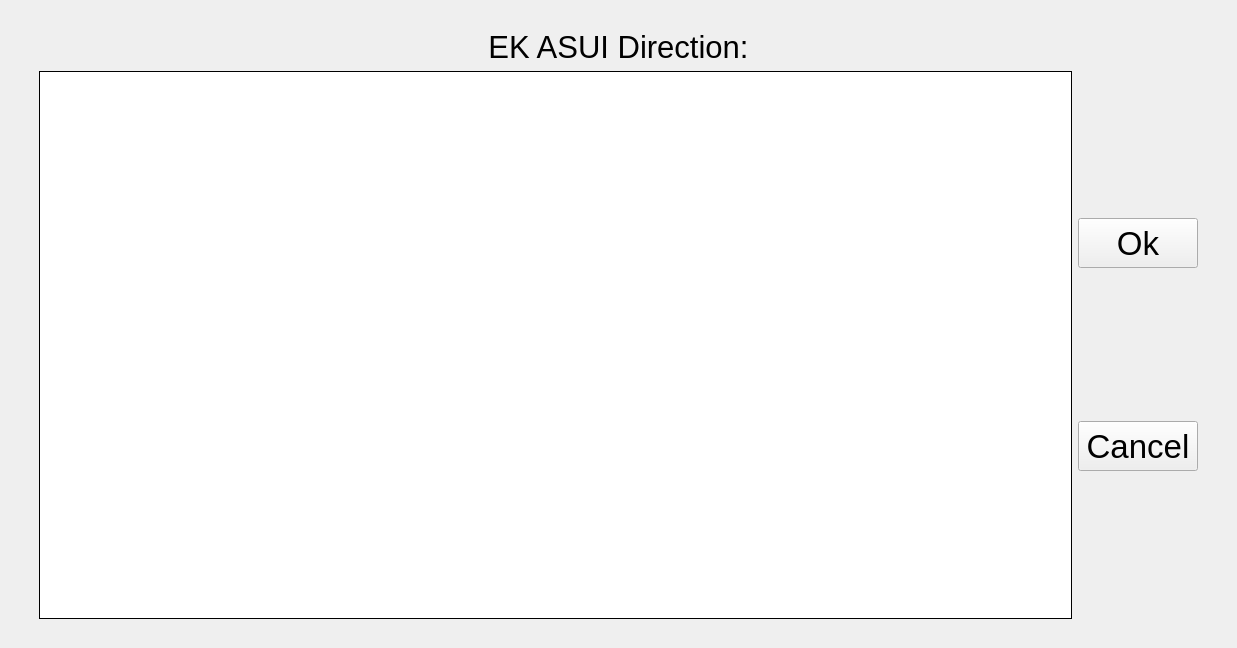
<?xml version="1.0" encoding="UTF-8"?>
<ui version="4.0">
 <class>EKASUIDirectionSelectionWidget</class>
 <widget class="QWidget" name="EKASUIDirectionSelectionWidget">
  <property name="geometry">
   <rect>
    <x>0</x>
    <y>0</y>
    <width>1237</width>
    <height>648</height>
   </rect>
  </property>
  <property name="windowTitle">
   <string>Form</string>
  </property>
  <layout class="QVBoxLayout" name="verticalLayout">
   <property name="spacing">
    <number>0</number>
   </property>
   <property name="leftMargin">
    <number>0</number>
   </property>
   <property name="topMargin">
    <number>0</number>
   </property>
   <property name="rightMargin">
    <number>0</number>
   </property>
   <property name="bottomMargin">
    <number>0</number>
   </property>
   <item>
    <widget class="QWidget" name="bgWidget" native="true">
     <property name="autoFillBackground">
      <bool>true</bool>
     </property>
     <layout class="QVBoxLayout" name="verticalLayout_2">
      <property name="leftMargin">
       <number>30</number>
      </property>
      <property name="topMargin">
       <number>20</number>
      </property>
      <property name="rightMargin">
       <number>30</number>
      </property>
      <property name="bottomMargin">
       <number>20</number>
      </property>
      <item>
       <widget class="QWidget" name="windowWidget" native="true">
        <property name="autoFillBackground">
         <bool>true</bool>
        </property>
        <layout class="QVBoxLayout" name="verticalLayout_3">
         <item>
          <widget class="QLabel" name="ekasuiDirectionSelectionLabel">
           <property name="maximumSize">
            <size>
             <width>16777215</width>
             <height>50</height>
            </size>
           </property>
           <property name="font">
            <font>
             <pointsize>23</pointsize>
            </font>
           </property>
           <property name="autoFillBackground">
            <bool>false</bool>
           </property>
           <property name="frameShape">
            <enum>QFrame::NoFrame</enum>
           </property>
           <property name="text">
            <string>EK ASUI Direction:</string>
           </property>
           <property name="alignment">
            <set>Qt::AlignCenter</set>
           </property>
          </widget>
         </item>
         <item>
          <layout class="QHBoxLayout" name="frameLayout">
           <item>
            <widget class="QListWidget" name="ekasuiDirectionListWidget">
             <property name="palette">
              <palette>
               <active>
                <colorrole role="Highlight">
                 <brush brushstyle="SolidPattern">
                  <color alpha="255">
                   <red>0</red>
                   <green>0</green>
                   <blue>0</blue>
                  </color>
                 </brush>
                </colorrole>
               </active>
               <inactive>
                <colorrole role="Highlight">
                 <brush brushstyle="SolidPattern">
                  <color alpha="255">
                   <red>0</red>
                   <green>0</green>
                   <blue>0</blue>
                  </color>
                 </brush>
                </colorrole>
               </inactive>
               <disabled>
                <colorrole role="Highlight">
                 <brush brushstyle="SolidPattern">
                  <color alpha="255">
                   <red>145</red>
                   <green>141</green>
                   <blue>126</blue>
                  </color>
                 </brush>
                </colorrole>
               </disabled>
              </palette>
             </property>
             <property name="font">
              <font>
               <pointsize>25</pointsize>
              </font>
             </property>
             <property name="focusPolicy">
              <enum>Qt::NoFocus</enum>
             </property>
             <property name="styleSheet">
              <string notr="true">QScrollBar:vertical {width: 40;}</string>
             </property>
             <property name="frameShape">
              <enum>QFrame::Box</enum>
             </property>
             <property name="frameShadow">
              <enum>QFrame::Plain</enum>
             </property>
             <property name="spacing">
              <number>6</number>
             </property>
             <property name="gridSize">
              <size>
               <width>0</width>
               <height>50</height>
              </size>
             </property>
             <property name="modelColumn">
              <number>0</number>
             </property>
            </widget>
           </item>
           <item>
            <layout class="QVBoxLayout" name="buttonsLayout">
             <item>
              <widget class="QPushButton" name="okSelectionButton">
               <property name="minimumSize">
                <size>
                 <width>120</width>
                 <height>50</height>
                </size>
               </property>
               <property name="font">
                <font>
                 <pointsize>25</pointsize>
                </font>
               </property>
               <property name="focusPolicy">
                <enum>Qt::NoFocus</enum>
               </property>
               <property name="text">
                <string>Ok</string>
               </property>
              </widget>
             </item>
             <item>
              <widget class="QPushButton" name="cancelButton">
               <property name="minimumSize">
                <size>
                 <width>120</width>
                 <height>50</height>
                </size>
               </property>
               <property name="font">
                <font>
                 <pointsize>25</pointsize>
                </font>
               </property>
               <property name="focusPolicy">
                <enum>Qt::NoFocus</enum>
               </property>
               <property name="text">
                <string>Cancel</string>
               </property>
              </widget>
             </item>
            </layout>
           </item>
          </layout>
         </item>
        </layout>
       </widget>
      </item>
     </layout>
    </widget>
   </item>
  </layout>
 </widget>
 <resources/>
 <connections/>
</ui>
